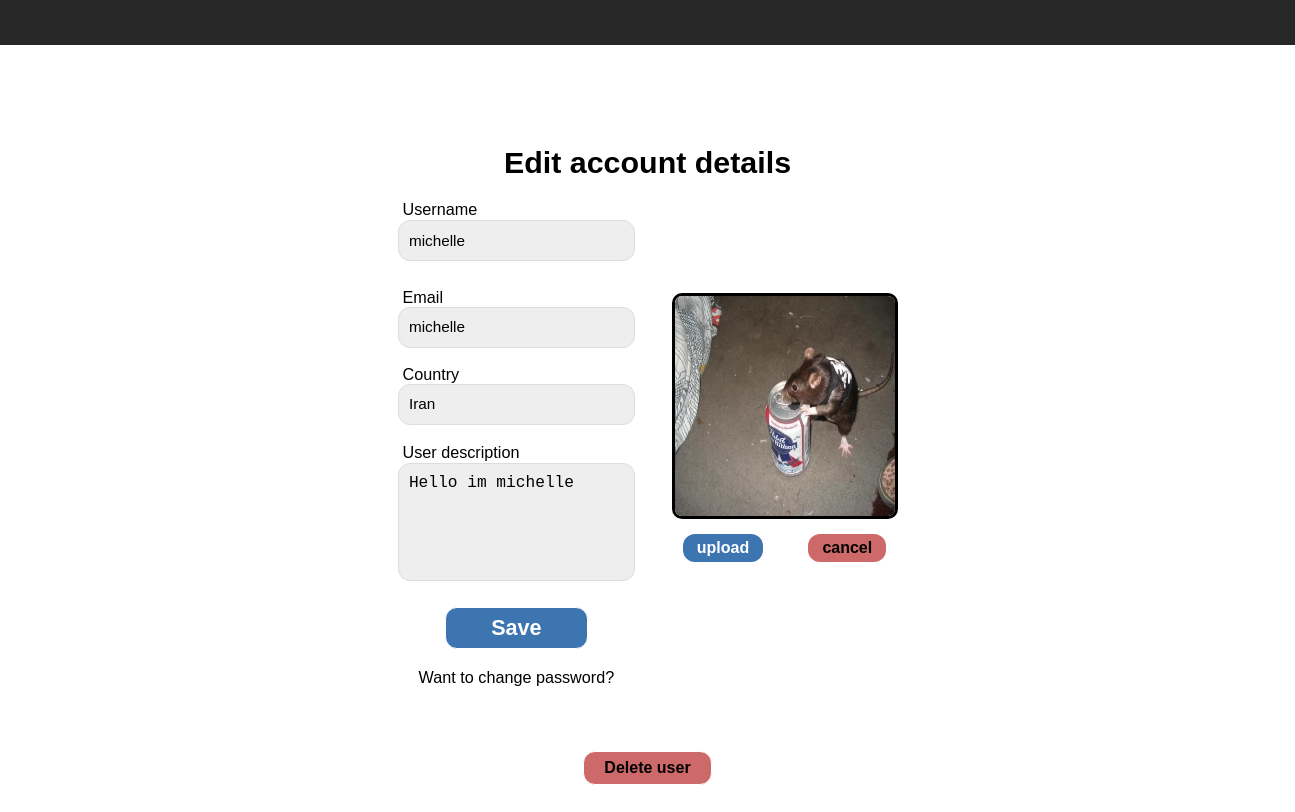
The page /users/3 (signed in) on the database its author committed.
### tables this page shows
CREATE TABLE users (
                                userID INTEGER PRIMARY KEY,
                                username TEXT UNIQUE NOT NULL, 
                                password TEXT NOT NULL, 
                                email TEXT UNIQUE, 
                                registrationDate TEXT,
                                country TEXT,
                                userBio TEXT, 
                                profilePicture TEXT,
                                favoriteScores 
                            );

### app.py (the view)
@app.route("/users/<int:userID>", methods=['GET', 'POST', 'DELETE'])
def edit_profile(userID):
    if session:
        method = request.form.get('_method')
        user_logged_in = session['user_id']
        if int(userID) != user_logged_in:
            return redirect(url_for('index'))
        conn = get_db_connection()
        user_info = setup_db.find_user_info(conn, userID)
        print(user_info)
        if method == 'PATCH' or request.method == 'POST':
            new_username = request.form.get('username')
            new_email = request.form.get('email')
            new_userBio = request.form.get('userBio')
            new_country = request.form.get('country')
            newPicture = request.files.get('newPicture-input')
            if newPicture:
                newFilename = f"pfpUserID{userID}.png"
                newPicture.save(os.path.join(UPLOAD_FOLDER, newFilename))
            else:
                newFilename = user_info['profilePicture']
            setup_db.change_user_info(conn, userID, new_username, new_email, new_userBio, new_country, newFilename)
            user_info = setup_db.find_user_info(conn, userID)
            return render_template("editProfile.html",  SessionUserID=session['user_id'], user_info=user_info)
        elif request.method == 'GET':
            return render_template("editProfile.html",  SessionUserID=session['user_id'], user_info=user_info)
        elif request.method == 'DELETE':
            setup_db.delete_user(conn, userID)
            return jsonify({"message": "User deleted", "redirect_url": url_for('logout')}), 200
    else:
        return redirect(url_for('login'))

### app.py (called while the page is built)
def get_db_connection():
    conn = setup_db.create_connection(setup_db.database)
    return conn

### setup_db.py (called while the page is built)
def create_connection(db_file):
    conn = None
    try:
        conn = sqlite3.connect(db_file)
        conn.execute("PRAGMA foreign_keys = ON;")
        return conn
    except Error as e:
        print(e)
    return conn

### templates/editProfile.html (shortened to what this page needs)
<!DOCTYPE html>
<html lang="en">
<head>
    <link rel="stylesheet" href="{{ url_for('static', filename='style.css') }}">
</head>
<body id="edit-profile-body">
    <header class="index-heading" id="index-heading">
        <div id="index-heading-right"></div>
    </header>
    <main id="editProfile-container">
        <h1 class="form__title">Edit account details</h1>
        <section>
            <form action="{{ url_for('edit_profile', userID=SessionUserID) }}" method="POST" class="form" id="editProfile-form" enctype="multipart/form-data" onsubmit="return verifyEdit(event)">
                <div>
                    <div>
                        <label for="username" class="form-label">Username</label>
                        <input type="text" class="form__input" id="username" maxlength="12" oninput="updateNameCount()" name="username" value="{{ user_info.username }}" required>
                    </div>
                    <div class="form__input-group">
                        <label for="email" class="form-label">Email</label>
                        <input type="text" class="form__input" id="email" name="email" value="{{ user_info.email }}" required>
                    </div>
                    <div class="form__input-group">
                        <label for="country" class="form-label">Country</label>
                        <input type="text" class="form__input" id="country" name="country" maxlength="20" value="{{ user_info.country }}">
                    </div>
                    <div>
                        <label for="userBio" class="form-label">User description </label>
                        <textarea type="text" class="form__input_bio" id="userBio" name="userBio" required maxlength="200" oninput="updateBioCount()" value="{{ user_info.userBio }}">{{ user_info.userBio  }}</textarea>
                    </div>
                    <button class="form__button" type="submit">Save</button>
                    <p class="form__text">
                        <a href="{{ url_for('forgot_password') }}" class="form__link"> Want to change password? </a>
                    </p>
                </div>
                <div >
                    <img id="profile-edit-icon" src="{{ url_for('serve_image', filename=user_info.profilePicture) }}" alt="pfp">
                    <div id="edit-picture-form-div">
                        <label class="custom-file-upload">
                            upload
                        </label>
                        <button id="cancel-picture-button" type="reset">cancel</button>
                    </div>
                </div>
            </form>
            <form id="delete-user-form" onsubmit="return verifyUserRemove(event)">
                <button id="delete-user-button" type="submit">Delete user</button>
            </form>
        </section>
    </main>
</body>
</html>

### static/style.css (style rules this page uses)
html { height: 100vh; }
body { padding: 0px; margin: 0px; font-family: Arial, Helvetica, sans-serif; }
.index-heading { position: sticky; top: 0px; display: flex; justify-content: space-between; z-index: 1000; width: 85%; margin-bottom: 100px; padding-left: 7.5%; padding-right: 7.5%; padding-top: 12px; padding-bottom: 20px; background-color: rgb(39, 39, 39); transition: all 0.3s ease; }
#index-heading-right { display: flex; justify-content: space-between; min-width: 710px; }
.form > *:last-child { margin-bottom: 0; }
.form__title { margin-bottom: 1.2rem; font-size: 1.9em; text-align: center; }
.form__input-group { margin-top: 6px; margin-bottom: 17px; }
.form__input { display: block; width: 100%; font-size: 0.85em; padding: 0.65rem; box-sizing: border-box; border: 1px solid #dddddd; border-radius: 12px; outline: none; background: #eeeeee; }
.form__button { margin-left: 20%; margin-top: 5px; width: 60%; padding: 7px; font-size: 1.2em; font-weight: bold; border: 1px solid white; border-radius: 12px; cursor: pointer; color: white; background-color: rgb(61, 117, 177); }
.form__text { text-align: center; }
.form__link { text-decoration: none; font-size: 0.9em; cursor: pointer; }
a { text-decoration: none; color: black; }
#editProfile-form { display: flex; align-items: center; justify-content: space-between; width: 500px; margin: auto; font-size: 18px; }
#edit-profile-body { margin: 0; height: 100vh; }
#edit-picture-form-div { margin-bottom: 50px; margin-top: 10px; display: flex; justify-content: space-between; width: 90%; margin-left: 5%; margin-right: 5%; }
#delete-user-button { margin-left: 45%; margin-top: 45px; margin-bottom: 40px; width: 10%; padding: 7px; font-size: 1em; font-weight: bold; border: 1px solid white; border-radius: 12px; cursor: pointer; background-color: rgb(206, 105, 105); }
#profile-edit-icon { border: 3px solid black; border-radius: 10px; width: 220px; height: 220px; }
#cancel-picture-button { padding: 5px 14px; font-size: 1rem; font-weight: bold; outline: none; border-radius: 12px; border: white; background-color: rgb(206, 105, 105); cursor: pointer; }
.custom-file-upload { font-size: 1rem; font-weight: bold; font-family: Arial, Helvetica, sans-serif; padding: 5px 14px; cursor: pointer; border-radius: 12px; border: white; color: white; background-color: rgb(61, 117, 177); }
.form-label { font-size: 0.9em; padding-left: 5px; }
.form__input_bio { display: block; width: 100%; padding: 0.65rem; padding-bottom: 70px; box-sizing: border-box; border: 1px solid #dddddd; font-size: 0.9em; border-radius: 12px; outline: none; background: #eeeeee; resize: none; }
.form__input-group { display: flex; flex-direction: column; }

### rows shown on the page
users: username "michelle", email "michelle", country "Iran", userBio "Hello im michelle", profilePicture (picture)
